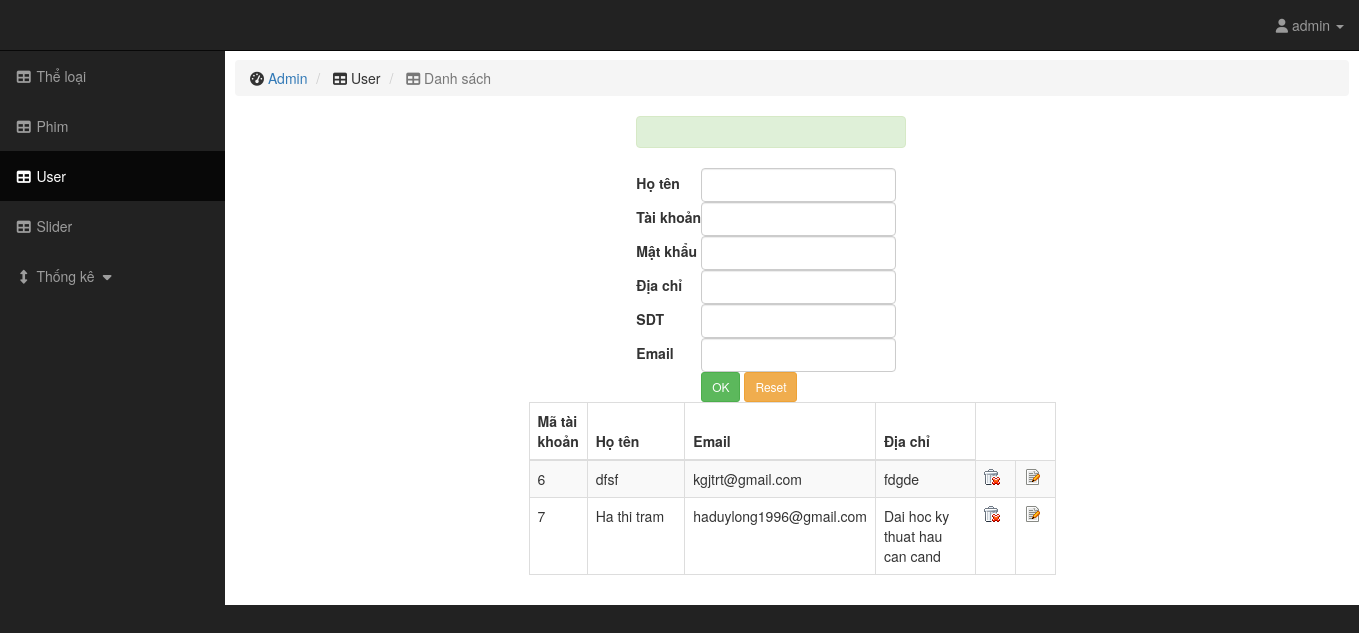
Page /admin/user.php (signed in) on the committed database.
### tables this page shows
CREATE TABLE `user` (
  `id` int(11) NOT NULL,
  `hoten` text NOT NULL,
  `taikhoan` text NOT NULL,
  `matkhau` text NOT NULL,
  `diachi` text NOT NULL,
  `email` text NOT NULL,
  `sdt` text NOT NULL
);

### admin/user.php (the view, shortened to what this page needs)
<!DOCTYPE html>
<html lang="en">
<head>
    <link href="/phimhay/css/bootstrap.min.css" rel="stylesheet">
    <link href="/phimhay/css/sb-admin.css" rel="stylesheet">
    <link href="/phimhay/font-awesome/css/font-awesome.min.css" rel="stylesheet" type="text/css">
</head>
<body>
    <div id="wrapper">
        <nav class="navbar navbar-inverse navbar-fixed-top" role="navigation">
            <ul class="nav navbar-right top-nav">
                <li class="dropdown">
                    <a href="#" class="dropdown-toggle" data-toggle="dropdown"><i class="fa fa-user"></i> <?php echo $_SESSION['adminName'];?> <b class="caret"></b></a>
                </li>
            </ul>
            <div class="collapse navbar-collapse navbar-ex1-collapse">
                <ul class="nav navbar-nav side-nav">
                    <li >
                        <a href="theloai.php"><i class="fa fa-fw fa-table"></i> Thể loại</a>
                    </li>
                    <li >
                        <a href="phim.php"><i class="fa fa-fw fa-table"></i> Phim</a>
                    </li>
					<li class="active">
                        <a href="user.php"><i class="fa fa-fw fa-table"></i> User</a>
                    </li>
					<li>
                        <a href="slider.php"><i class="fa fa-fw fa-table"></i> Slider</a>
                    </li>
					<li>
                        <a href="javascript:;" data-toggle="collapse" data-target="#thongke"><i class="fa fa-fw fa-arrows-v"></i> Thống kê <i class="fa fa-fw fa-caret-down"></i></a>
                    </li>
                </ul>
            </div>
        </nav>
        <div id="page-wrapper">
            <div class="container-fluid">
                <div class="row">
                    <div>
                        <ol class="breadcrumb">
                            <li>
                                <i class="fa fa-dashboard"></i>  <a href="index.html">Admin</a>
                            </li>
                            <li>
                                <i class="fa fa-table"></i> User
                            </li>
							<li class="active">
                                <i class="fa fa-table"></i> Danh sách
                            </li>
                        </ol>
                    </div>
                </div>
				<div class="row">
					<div class="col-md-10 col-md-offset-4">
						<div class="col-lg-4">
							<div class="alert alert-success" id="alert-success-top" ></div>
							<form role="form">
								<table>
									<tr>
										<td><label>Họ tên</label></td>
										<td><input type="text" id="hoten" class="form-control"></td>
									</tr>
									<tr>
										<td><label>Tài khoản</label></td>
										<td><input type="text" id="taikhoan" class="form-control"></td>
									</tr>
									<tr>
										<td><label>Mật khẩu</label></td>
										<td><input type="text" id="matkhau" class="form-control"></td>
									</tr>
									<tr>
										<td><label>Địa chỉ</label></td>
										<td><input type="text" id="diachi" class="form-control"></td>
									</tr>
									<tr>
										<td><label>SDT</label></td>
										<td><input type="text" id="sdt" class="form-control"></td>
									</tr>
									<tr>
										<td><label>Email</label></td>
										<td><input type="text" id="email" class="form-control"></td>
									</tr>
									<tr>
										<td></td>
										<td><button type="button" class="btn btn-sm btn-success" onclick="add()">OK</button>
										<button type="reset" class="btn btn-sm btn-warning">Reset</button></td>
									</tr>
								</table>
							</form>
						</div>
					</div>
				</div>
                <div class="row">
                    <div class="col-lg-6 col-md-offset-3">
                        <div class="table-responsive">
                            <table class="table table-bordered table-hover table-striped">
                                <thead>
                                    <tr>
                                        <th class="col-md-1">Mã tài khoản</th>
                                        <th class="col-md-3">Họ tên</th>
										<th class="col-md-3">Email</th>
										<th class="col-md-3">Địa chỉ</th>
                                    </tr>
                                </thead>
                                <tbody>
                                    <?php
									$db=new DB_Connect();
									$conn=$db->connect();
									$result = mysqli_query($conn, 'select count(id) as total from user');
									$row = mysqli_fetch_assoc($result);
									$total_records = $row['total'];
									$config = array(
										'current_page'  => isset($_GET['page']) ? $_GET['page'] : 1,
										'total_record'  => $total_records,
										'limit'         => 10,
										'link_full'     => 'user.php?page={page}',
										'link_first'    => 'user.php',
										'range'         => 10
									);
									$paging = new Pagination();
									$paging->init($config);
									$start=$paging->_config['start'];
									$limit=$paging->_config['limit'];
									$sql="select * from user limit $start,$limit";
									$result=$conn->query($sql);
									while($row=mysqli_fetch_assoc($result))
									{
									echo '
                                    <tr>
                                        <td class="col-md-1">'.$row['id'].'</td>
										<td class="col-md-1">'.$row['hoten'].'</td>
										<td class="col-md-1">'.$row['email'].'</td>
                                        <td class="col-md-3">'.$row['diachi'].'</td>
										<td class="col-md-1"><input type="image" src="/phimhay/images/icons/del.gif" onclick="del('.$row['id'].')"/></td>
										<td class="col-md-1"><input type="image" src="/phimhay/images/icons/edit.png" onclick="edit('.$row['id'].')"/></td>
                                    </tr>';
									}
									?>
                                </tbody>
                            </table>
                        </div>
                    </div>
                </div>
            </div>
        </div>
    </div>
</body>
</html>

### css/sb-admin.css (style rules this page uses)
body { margin-top: 100px; background-color: #222; }
@media (min-width:768px) { body { margin-top: 50px; } }
#wrapper { padding-left: 0; }
#page-wrapper { width: 100%; padding: 0; background-color: #fff; }
@media (min-width:768px) { #wrapper { padding-left: 225px; } }
@media (min-width:768px) { #page-wrapper { padding: 10px; } }
.top-nav { padding: 0 15px; }
.top-nav>li { display: inline-block; float: left; }
.top-nav>li>a { padding-top: 15px; padding-bottom: 15px; line-height: 20px; color: #999; }
@media (min-width:768px) { .side-nav { position: fixed; top: 51px; left: 225px; width: 225px; margin-left: -225px; border: none; border-radius: 0; overflow-y: auto; background-color: #222; bottom: 0; overflow-x: hidden; padding-bottom: 40px; } }
@media (min-width:768px) { .side-nav>li>a { width: 225px; } }

### rows in the picture
user: id "6", hoten "dfsf", email "kgjtrt@gmail.com", diachi "fdgde"
user: id "7", hoten "Ha thi tram", email "haduylong1996@gmail.com", diachi "Dai hoc ky thuat hau can cand"

### other values in the picture
$_SESSION['adminName'] "admin"
